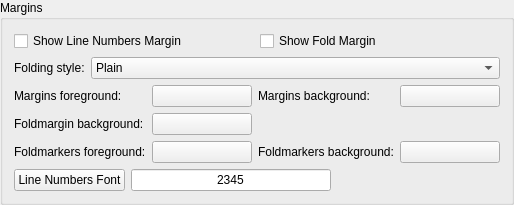
    <widget class="QGroupBox" name="groupBox">
     <property name="title">
      <string>Margins</string>
     </property>
     <layout class="QVBoxLayout" name="verticalLayout">
      <item>
       <layout class="QGridLayout" name="gridLayout_2">
        <item row="0" column="0">
         <widget class="QCheckBox" name="linenoCheckBox">
          <property name="toolTip">
           <string>Select whether line numbers margin should be shown.</string>
          </property>
          <property name="text">
           <string>Show Line Numbers Margin</string>
          </property>
         </widget>
        </item>
        <item row="0" column="1">
         <widget class="QCheckBox" name="foldingCheckBox">
          <property name="toolTip">
           <string>Select whether the fold margin should be shown.</string>
          </property>
          <property name="text">
           <string>Show Fold Margin</string>
          </property>
         </widget>
        </item>
       </layout>
      </item>
      <item>
       <layout class="QHBoxLayout">
        <item>
         <widget class="QLabel" name="TextLabel1_4_2_2">
          <property name="text">
           <string>Folding style:</string>
          </property>
         </widget>
        </item>
        <item>
         <widget class="QComboBox" name="foldingStyleComboBox">
          <property name="sizePolicy">
           <sizepolicy hsizetype="Expanding" vsizetype="Fixed">
            <horstretch>0</horstretch>
            <verstretch>0</verstretch>
           </sizepolicy>
          </property>
          <property name="toolTip">
           <string>Select the folding style to be used in the folding margin</string>
          </property>
          <property name="whatsThis">
           <string>&lt;b&gt;Folding style&lt;/b&gt;
&lt;p&gt;Select the desired folding style to be used in the folding margin.&lt;/p&gt;
&lt;p&gt;The available styles are:
&lt;ul&gt;
&lt;li&gt;Plain - simple plus and minus symbols&lt;/li&gt;
&lt;li&gt;Circled - circled plus and minus symbols&lt;/li&gt;
&lt;li&gt;Boxed - boxed plus and minus symbols&lt;/li&gt;
&lt;li&gt;Circled Tree - circled plus and minus symbols and flattened tree with rounded corners&lt;/li&gt;
&lt;li&gt;Boxed Tree - boxed plus and minus symbols and flattened tree with rectangled corners&lt;/li&gt;
&lt;/ul&gt;
&lt;/p&gt;</string>
          </property>
          <item>
           <property name="text">
            <string>Plain</string>
           </property>
          </item>
          <item>
           <property name="text">
            <string>Circled</string>
           </property>
          </item>
          <item>
           <property name="text">
            <string>Boxed</string>
           </property>
          </item>
          <item>
           <property name="text">
            <string>Circled Tree</string>
           </property>
          </item>
          <item>
           <property name="text">
            <string>Boxed Tree</string>
           </property>
          </item>
          <item>
           <property name="text">
            <string>Arrow</string>
           </property>
          </item>
          <item>
           <property name="text">
            <string>Arrow Tree</string>
           </property>
          </item>
         </widget>
        </item>
       </layout>
      </item>
      <item>
       <layout class="QGridLayout" name="gridLayout">
        <item row="0" column="0">
         <widget class="QLabel" name="TextLabel2_2_2_2_2_6">
          <property name="text">
           <string>Margins foreground:</string>
          </property>
         </widget>
        </item>
        <item row="0" column="1">
         <widget class="QPushButton" name="marginsForegroundButton">
          <property name="minimumSize">
           <size>
            <width>100</width>
            <height>0</height>
           </size>
          </property>
          <property name="toolTip">
           <string>Select the foreground colour for the margins</string>
          </property>
          <property name="text">
           <string/>
          </property>
         </widget>
        </item>
        <item row="0" column="2">
         <widget class="QLabel" name="TextLabel2_2_2_2_2_7">
          <property name="text">
           <string>Margins background:</string>
          </property>
         </widget>
        </item>
        <item row="0" column="3">
         <widget class="QPushButton" name="marginsBackgroundButton">
          <property name="minimumSize">
           <size>
            <width>100</width>
            <height>0</height>
           </size>
          </property>
          <property name="toolTip">
           <string>Select the background colour for the margins</string>
          </property>
          <property name="text">
           <string/>
          </property>
         </widget>
        </item>
        <item row="1" column="0">
         <widget class="QLabel" name="TextLabel2_2_2_2_2_8">
          <property name="text">
           <string>Foldmargin background:</string>
          </property>
         </widget>
        </item>
        <item row="1" column="1">
         <widget class="QPushButton" name="foldmarginBackgroundButton">
          <property name="minimumSize">
           <size>
            <width>100</width>
            <height>0</height>
           </size>
          </property>
          <property name="toolTip">
           <string>Select the background colour for the foldmargin</string>
          </property>
          <property name="text">
           <string/>
          </property>
         </widget>
        </item>
        <item row="2" column="0">
         <widget class="QLabel" name="label">
          <property name="text">
           <string>Foldmarkers foreground:</string>
          </property>
         </widget>
        </item>
        <item row="2" column="1">
         <widget class="QPushButton" name="foldmarkersForegroundButton">
          <property name="minimumSize">
           <size>
            <width>100</width>
            <height>0</height>
           </size>
          </property>
          <property name="toolTip">
           <string>Select the foreground colour of the foldmarkers</string>
          </property>
          <property name="text">
           <string/>
          </property>
         </widget>
        </item>
        <item row="2" column="2">
         <widget class="QLabel" name="label_2">
          <property name="text">
           <string>Foldmarkers background:</string>
          </property>
         </widget>
        </item>
        <item row="2" column="3">
         <widget class="QPushButton" name="foldmarkersBackgroundButton">
          <property name="minimumSize">
           <size>
            <width>100</width>
            <height>0</height>
           </size>
          </property>
          <property name="toolTip">
           <string>Select the background colour of the foldmarkers</string>
          </property>
          <property name="text">
           <string/>
          </property>
         </widget>
        </item>
       </layout>
      </item>
      <item>
       <layout class="QHBoxLayout" name="horizontalLayout">
        <item>
         <widget class="QPushButton" name="linenumbersFontButton">
          <property name="toolTip">
           <string>Press to select the font for the editor line numbers</string>
          </property>
          <property name="text">
           <string>Line Numbers Font</string>
          </property>
         </widget>
        </item>
        <item>
         <widget class="QLineEdit" name="marginsFontSample">
          <property name="minimumSize">
           <size>
            <width>200</width>
            <height>0</height>
           </size>
          </property>
          <property name="focusPolicy">
           <enum>Qt::NoFocus</enum>
          </property>
          <property name="text">
           <string>2345</string>
          </property>
          <property name="alignment">
           <set>Qt::AlignHCenter</set>
          </property>
          <property name="readOnly">
           <bool>true</bool>
          </property>
         </widget>
        </item>
        <item>
         <spacer name="horizontalSpacer">
          <property name="orientation">
           <enum>Qt::Horizontal</enum>
          </property>
          <property name="sizeHint" stdset="0">
           <size>
            <width>40</width>
            <height>20</height>
           </size>
          </property>
         </spacer>
        </item>
       </layout>
      </item>
     </layout>
    </widget>
